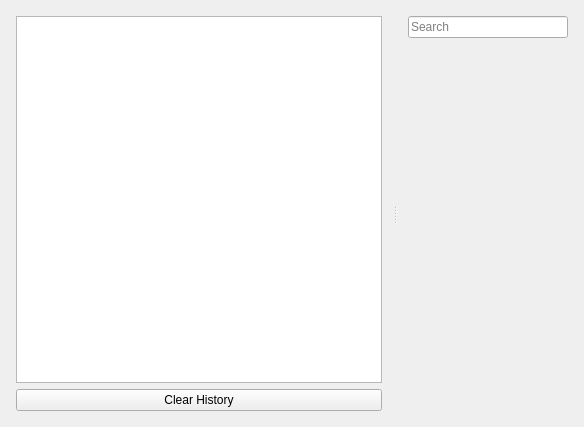
<?xml version="1.0" encoding="UTF-8"?>
<ui version="4.0">
 <class>CallHistoryWindow</class>
 <widget class="QMainWindow" name="CallHistoryWindow">
  <property name="geometry">
   <rect>
    <x>0</x>
    <y>0</y>
    <width>584</width>
    <height>427</height>
   </rect>
  </property>
  <property name="windowTitle">
   <string>Calls History</string>
  </property>
  <widget class="QWidget" name="centralWidget">
   <layout class="QVBoxLayout" name="verticalLayout_3">
    <property name="margin">
     <number>5</number>
    </property>
    <item>
     <widget class="QSplitter" name="sprSplitter">
      <property name="orientation">
       <enum>Qt::Horizontal</enum>
      </property>
      <widget class="QWidget" name="layoutWidget1">
       <layout class="QVBoxLayout" name="verticalLayout_2">
        <item>
         <widget class="QTreeView" name="trvHistoryStruct">
          <property name="sizePolicy">
           <sizepolicy hsizetype="Preferred" vsizetype="Expanding">
            <horstretch>0</horstretch>
            <verstretch>0</verstretch>
           </sizepolicy>
          </property>
          <property name="editTriggers">
           <set>QAbstractItemView::NoEditTriggers</set>
          </property>
          <property name="verticalScrollMode">
           <enum>QAbstractItemView::ScrollPerPixel</enum>
          </property>
          <property name="indentation">
           <number>12</number>
          </property>
          <property name="sortingEnabled">
           <bool>true</bool>
          </property>
          <property name="allColumnsShowFocus">
           <bool>true</bool>
          </property>
          <attribute name="headerVisible">
           <bool>false</bool>
          </attribute>
         </widget>
        </item>
        <item>
         <widget class="QPushButton" name="pbtClearHistory">
          <property name="text">
           <string>Clear History</string>
          </property>
         </widget>
        </item>
       </layout>
      </widget>
      <widget class="QWidget" name="layoutWidget2">
       <layout class="QVBoxLayout" name="verticalLayout">
        <item>
         <widget class="SearchLineEdit" name="sleSearch">
          <property name="placeholderText">
           <string>Search</string>
          </property>
         </widget>
        </item>
        <item>
         <widget class="QWidget" name="wdtHistoryItems" native="true">
          <property name="sizePolicy">
           <sizepolicy hsizetype="Expanding" vsizetype="Expanding">
            <horstretch>0</horstretch>
            <verstretch>0</verstretch>
           </sizepolicy>
          </property>
         </widget>
        </item>
       </layout>
      </widget>
     </widget>
    </item>
   </layout>
  </widget>
 </widget>
 <layoutdefault spacing="6" margin="11"/>
 <customwidgets>
  <customwidget>
   <class>SearchLineEdit</class>
   <extends>QLineEdit</extends>
   <header location="global">utils/searchlineedit.h</header>
  </customwidget>
 </customwidgets>
 <resources/>
 <connections/>
</ui>
